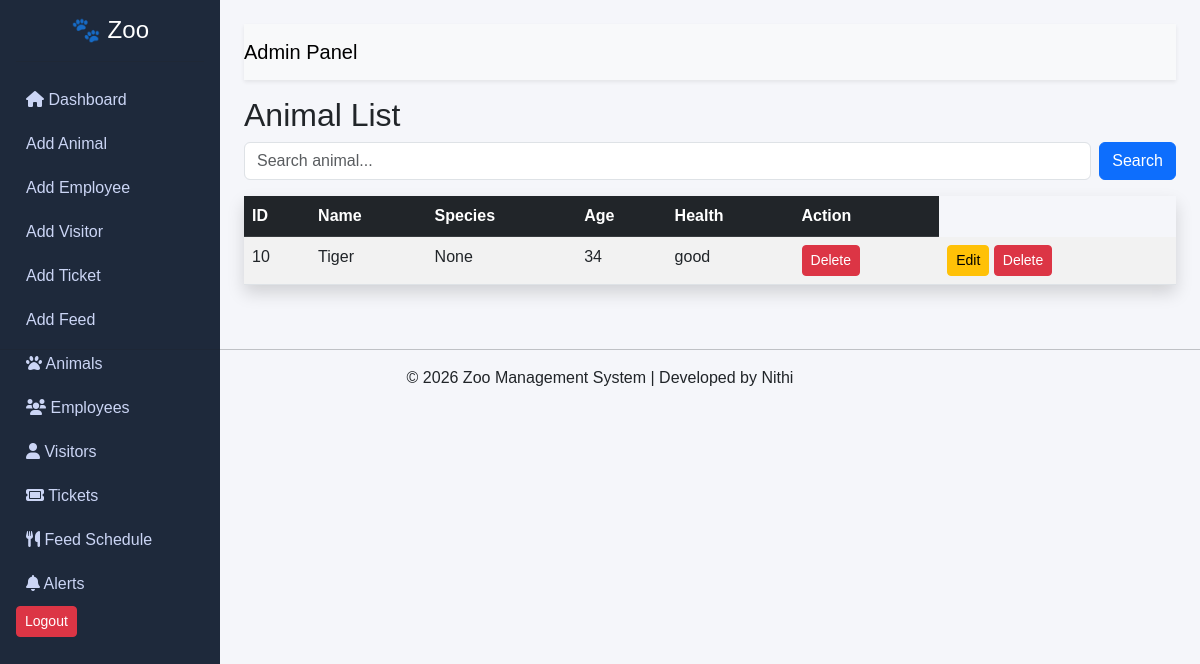
Screenshot of /search with the database file from the repository.
### tables this page shows
CREATE TABLE animals (
            animal_id TEXT PRIMARY KEY,
            name TEXT,
            species TEXT,
            age INTEGER,
            health_status TEXT
        );

### app.py (the view)
@app.route('/search')
def search():
    query = request.args.get('q')
    animals = zoo_db.search_animals(query)
    return render_template('view_animals.html', animals=animals)

### zoo_database.py (called while the page is built)
    def search_animals(self, query):
        self.cursor.execute("""
        SELECT * FROM animals
        WHERE name LIKE ? OR species LIKE ?
        """, (f'%{query}%', f'%{query}%'))
        return self.cursor.fetchall()

### templates/view_animals.html
{% extends "base.html" %}
{% block content %}
<h2>Animal List</h2>
<form action="/search" method="GET" class="mb-3 d-flex">
    <input type="text" name="q" class="form-control me-2" placeholder="Search animal...">
    <button class="btn btn-primary">Search</button>
</form>
<table class="table table-striped shadow">
    <thead class="table-dark">
        <tr>
            <th>ID</th>
            <th>Name</th>
            <th>Species</th>
            <th>Age</th>
            <th>Health</th>
            <th>Action</th>
        </tr>
    </thead>
    <tbody>
        {% for a in animals %}
        <tr>
            <td>{{ a[0] }}</td>
            <td>{{ a[1] }}</td>
            <td>{{ a[2] }}</td>
            <td>{{ a[3] }}</td>
            <td>{{ a[4] }}</td>
            <td>
                <a href="/delete_animal/{{ a[0] }}" class="btn btn-danger btn-sm">Delete</a>
            </td>
            <td>
                <a href="/edit_animal/{{ a[0] }}" class="btn btn-warning btn-sm">Edit</a>
                <a href="/delete_animal/{{ a[0] }}" class="btn btn-danger btn-sm">Delete</a>
            </td>
        </tr>
        {% endfor %}
    </tbody>
</table>
{% endblock %}

### static/style.css (style rules this page uses)
body { margin: 0; font-family: Arial, sans-serif; background-color: #f5f6fa; }

### rows the page displays
animals: animal_id "10", name "Tiger", species "None", age "34", health_status "good"
